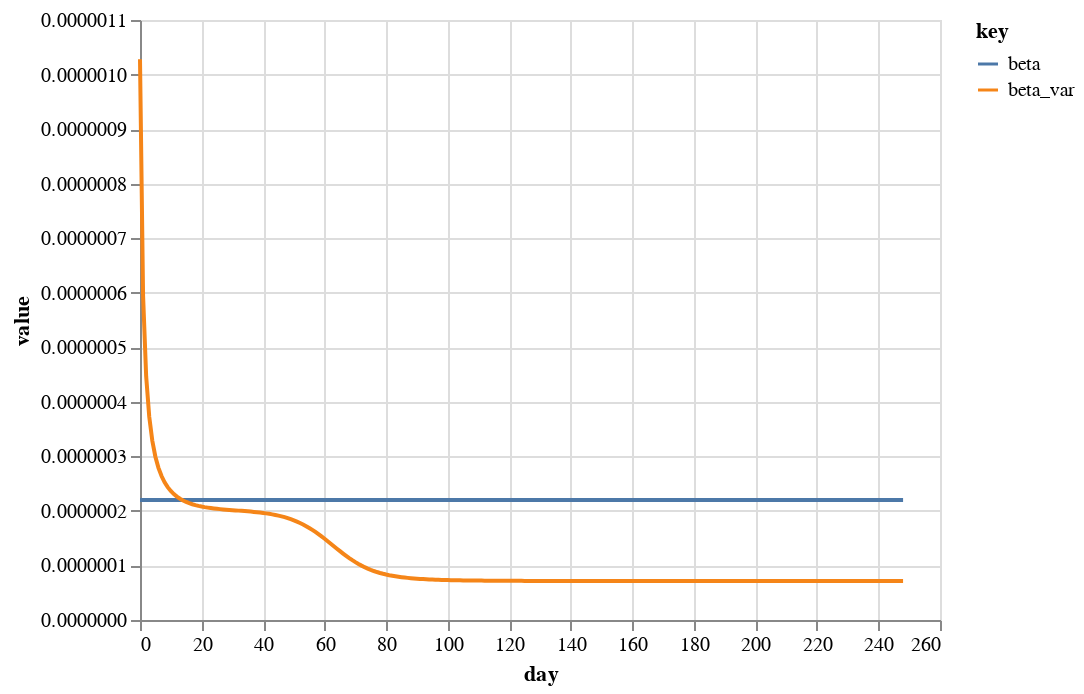

Here is the notebook cell this chart was saved with:
### Code cell
d_beta = pd.DataFrame({
    "day":d.day,
    "beta": beta,
    "beta_var": beta_var
})
(alt
 .Chart(d_beta[:])
 .transform_fold(["beta", "beta_var"])
 .encode(x='day:Q', y="value:Q", color='key:N')
 .mark_line()
)

### Figure 1 — Vega-Lite specification as saved in the notebook (floating-point values rounded to 4 significant figures; data arrays with more than 128 entries replaced by an {"elided": "..."} marker saying what was removed)
{"config": {"view": {"continuousWidth": 400, "continuousHeight": 300}}, "data": {"name": "data-c84bb9308684759f6db61fe885d799a4"}, "mark": "line", "encoding": {"color": {"type": "nominal", "field": "key"}, "x": {"type": "quantitative", "field": "day"}, "y": {"type": "quantitative", "field": "value"}}, "transform": [{"fold": ["beta", "beta_var"]}], "$schema": "https://vega.github.io/schema/vega-lite/v4.8.1.json", "datasets": {"data-c84bb9308684759f6db61fe885d799a4": {"elided": "249 records"}}}
